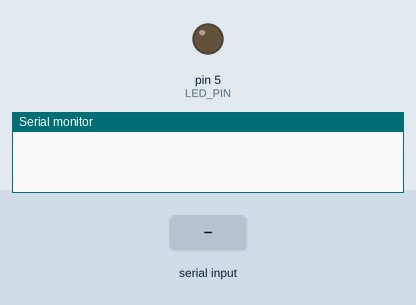
This sketch was run on a simulated Arduino Uno, built with avr-gcc and run on an emulated ATmega328P. Shown: output pins drawn as LEDs (lit = HIGH), the last lines printed to the serial monitor. The inputs (shaded band) are chosen by the test bench.

Above: at 1.2 s.
1.3 s: "90,45\n" received over Serial
At 2.4 s:
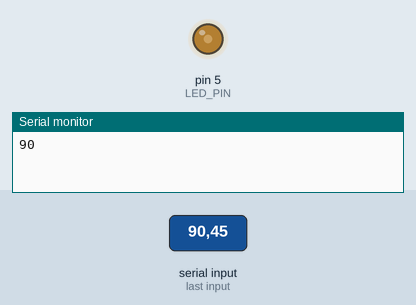
2.8 s: "30,150\n" received over Serial
At 3.5 s:
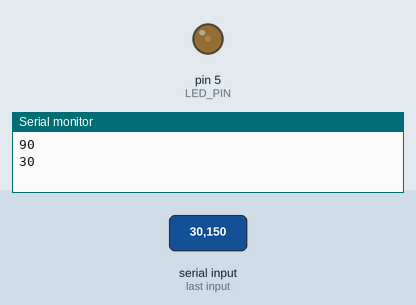
4.3 s: "200\n" received over Serial
At 4.7 s:
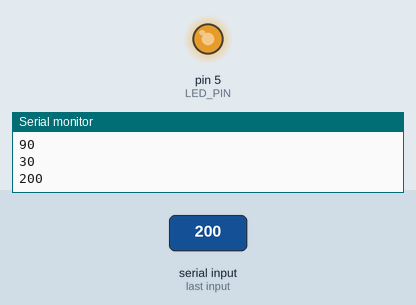
5.8 s: "90\n" received over Serial
At 7.0 s:
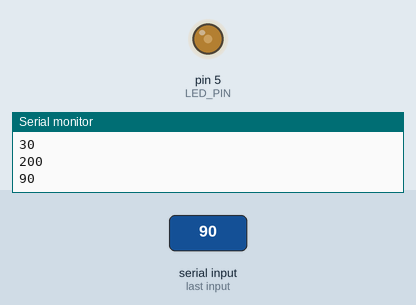
Timing chart, 0 to 8.3 s (numbered marks = the images above; inputs shaded):
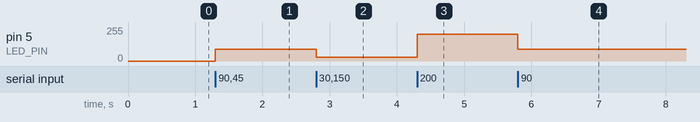

The sketch:

Hand_LED.ino
```cpp
const int LED_PIN = 5;
void setup() {
  // put your setup code here, to run once:
  Serial.begin(115200);
  Serial.setTimeout(1);
  pinMode(LED_PIN, INPUT);
  digitalWrite(LED_PIN, LOW);
}

void loop() {
  // put your main code here, to run repeatedly
  if(Serial.available()){
    int brightness = Serial.readStringUntil('\n').toInt();
    Serial.println(brightness);
    analogWrite(LED_PIN, brightness);
  }
}
```

Measured:
- after the input at 1.3 s, pin 5 (LED_PIN): 0/255 → 90/255 at once
- after the input at 2.8 s, pin 5 (LED_PIN): 90/255 → 30/255 at once
- after the input at 4.3 s, pin 5 (LED_PIN): 30/255 → 200/255 at once
- after the input at 5.8 s, pin 5 (LED_PIN): 200/255 → 90/255 at once
